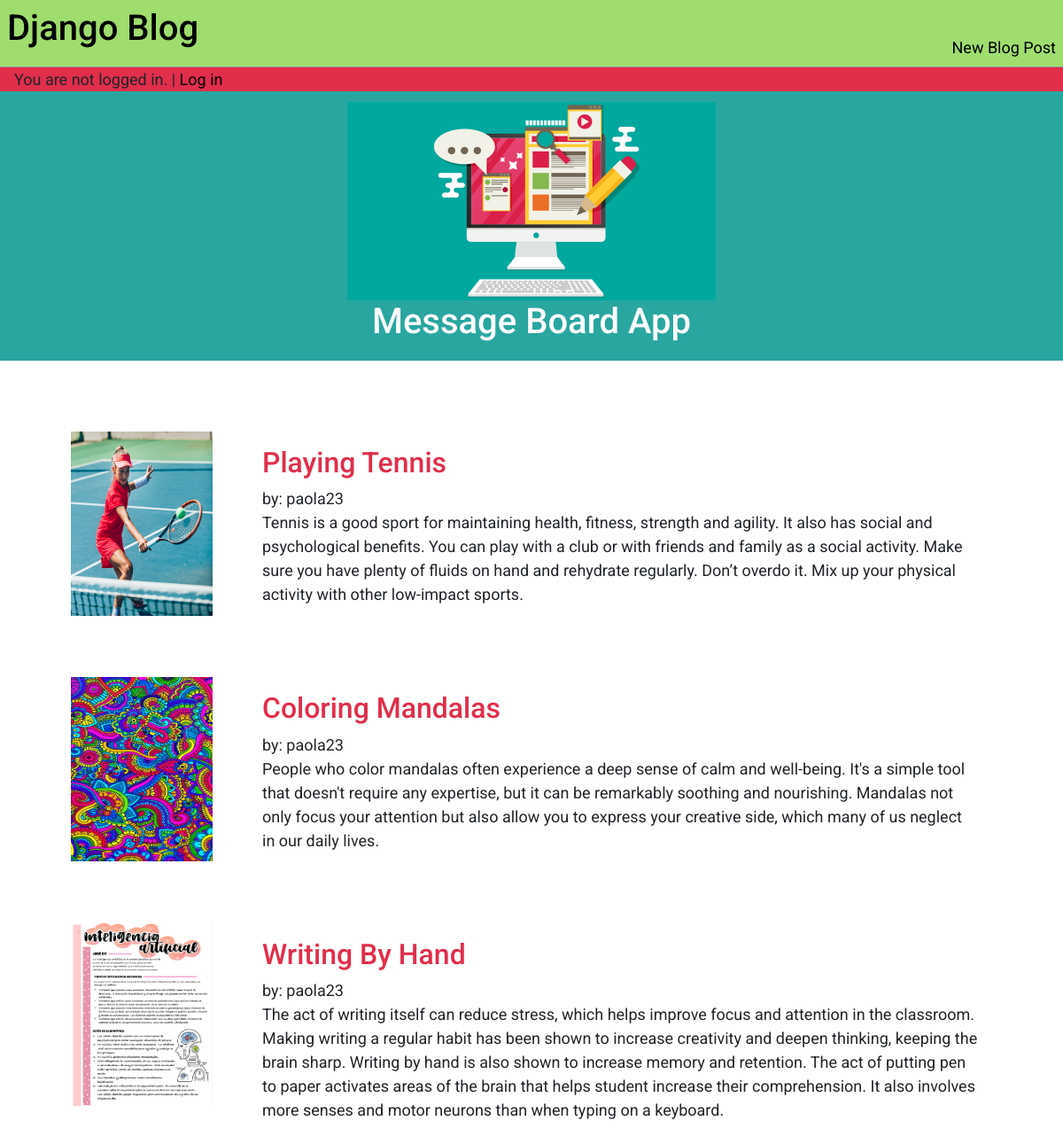
The app's page /, older data.
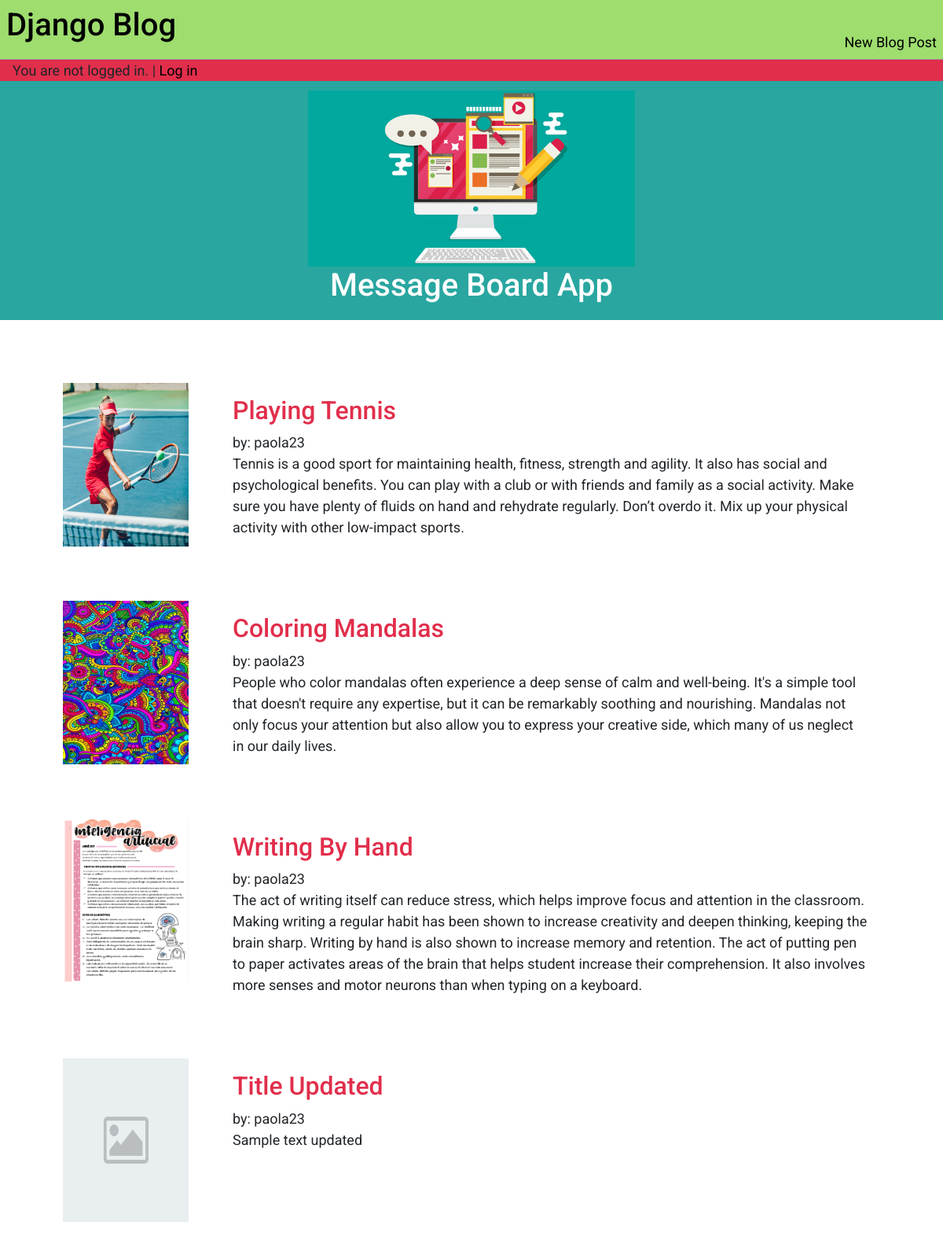
The same page, newer data.
### blog/models.py (models this page shows, shortened)
class Post(models.Model):
    title = models.CharField(max_length=200)
    author = models.ForeignKey('auth.User', on_delete=models.CASCADE)
    body = models.TextField()

### blog/views.py (the view)
# urls.py: path('', BlogListView.as_view(), name='home'),
class BlogListView(ListView):
    model = Post
    template_name = "home.html"
    context_object_name ="all_posts_list"

### templates/home.html (shortened to what this page needs)
{% extends "base.html" %}
{% load static %}
{% block content %}
    {% for post in all_posts_list %}
    <div class="parent">
        <div class="content">
    <div class="post-entry">
        <h2>
            <a href="{% url 'post_detail' post.pk %}">{{ post.title }}</a>
        </h2>
        <p>by: {{ post.author }}</p>
        <p>{{ post.body }}</p>
    </div>
        </div>
        <div class="left-img">
            {% if post.title == "Coloring Mandalas" %}
                <img class="icon" src="{% static 'images/coloringMandalas.jpg' %}"  alt="Coloring Mandalas image" />
            {% elif post.title == "Playing Tennis" %}
                <img class="icon" src="{% static 'images/playingTennis.jpg' %}"  alt="Playing Tennis image" />
            {% elif post.title == "Writing By Hand" %}
                <img class="icon" src="{% static 'images/writingByHand.png' %}"  alt="Writing By Hand image" />
            {% else %}
                <img class="icon" src="{% static 'images/img.png' %}"  alt="Unknow image" />
            {% endif %}
        </div>
    </div>
    {% endfor %}
{% endblock content %}

Row changes from the older to the newer data that the page shows:
added Post: title "Title Updated", author "paola23", body "Sample text updated"
